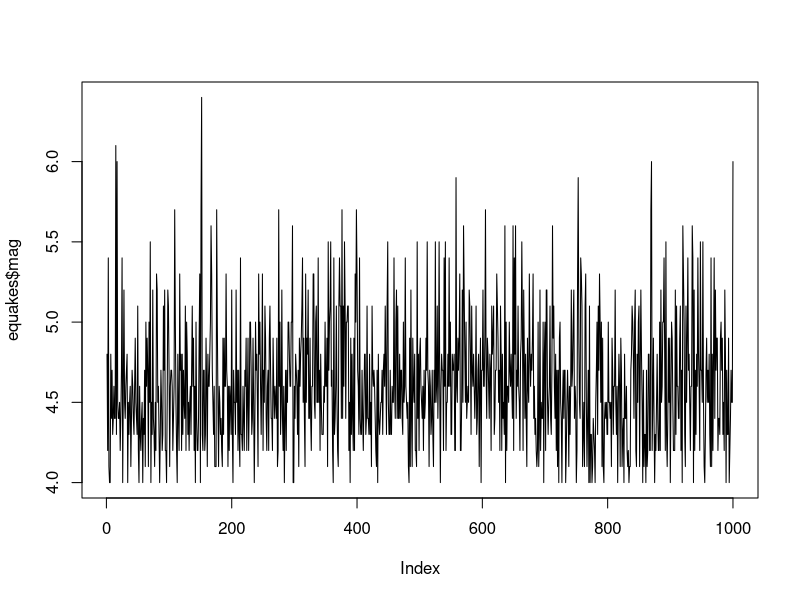
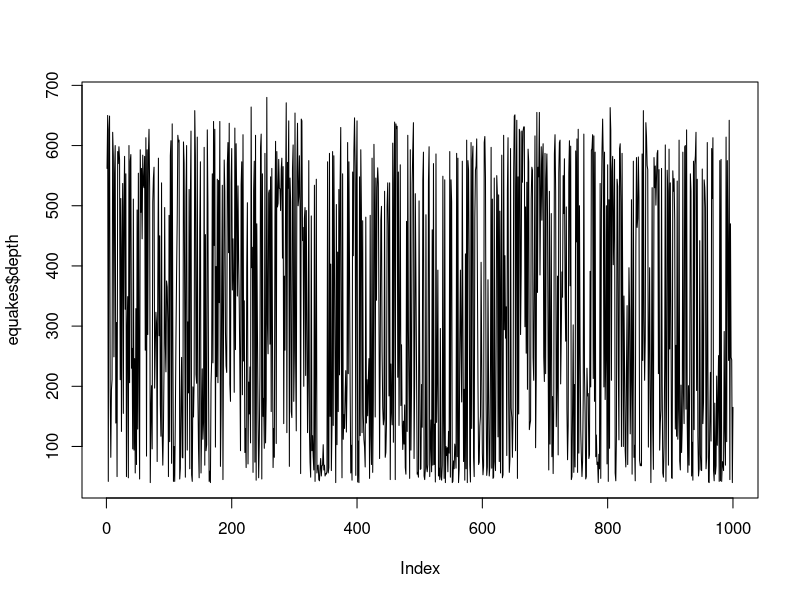
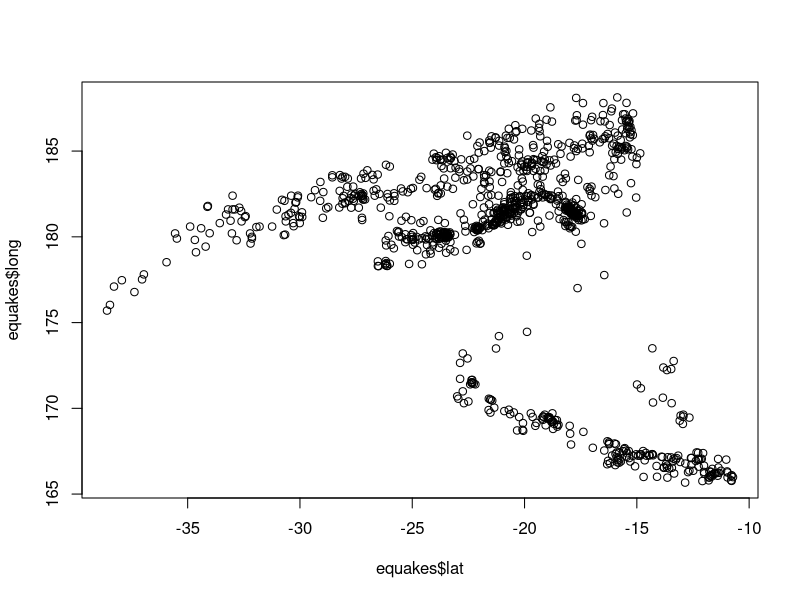
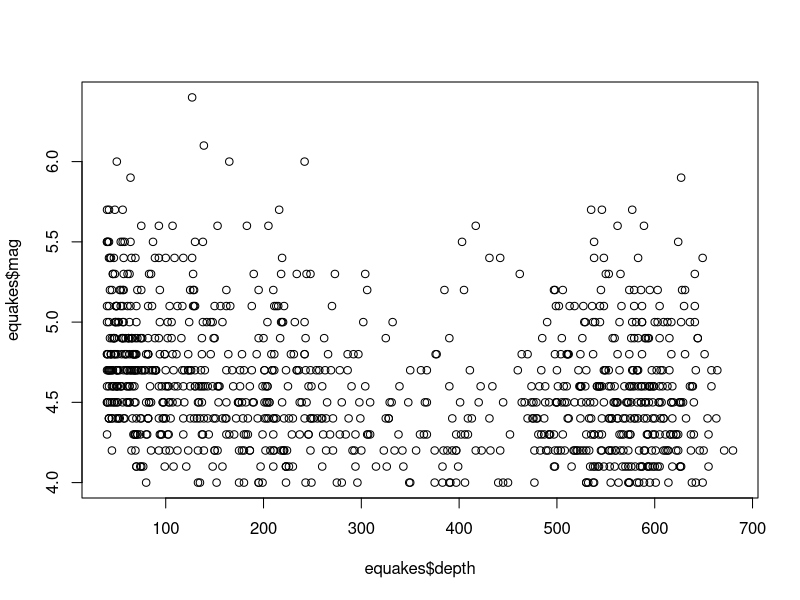
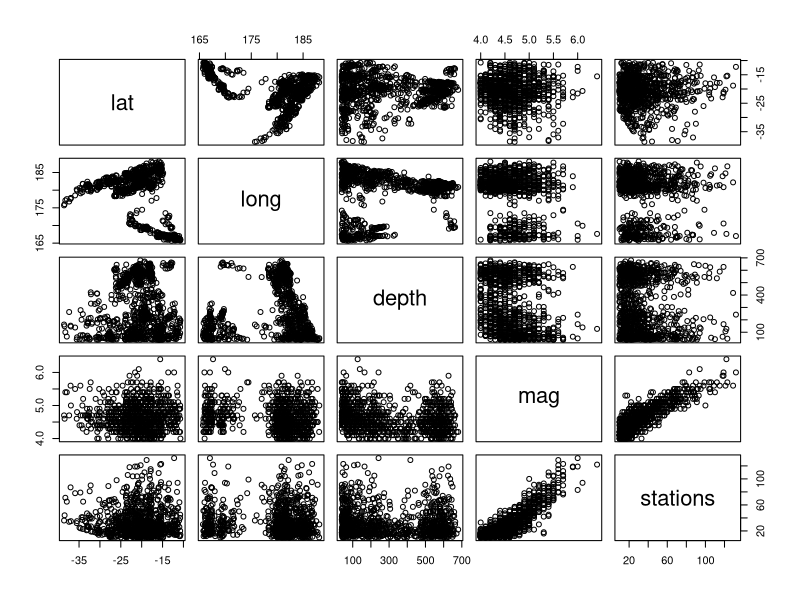
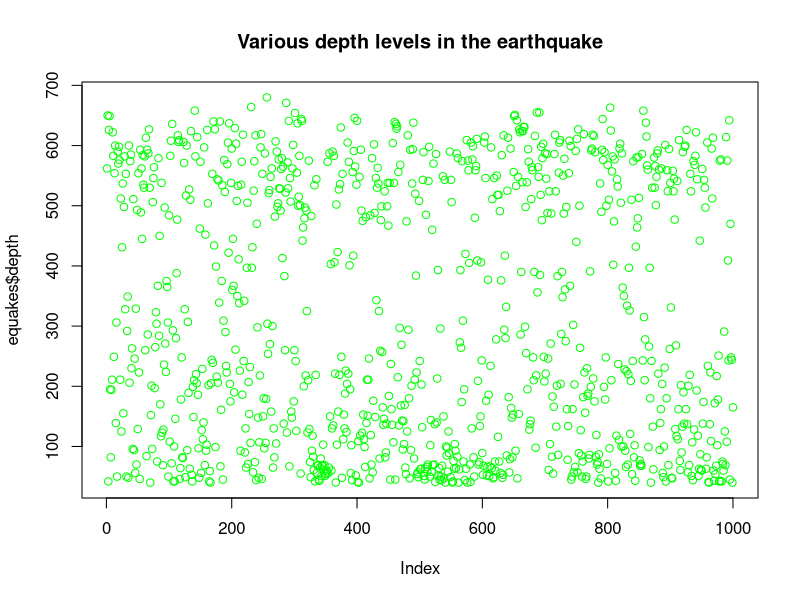
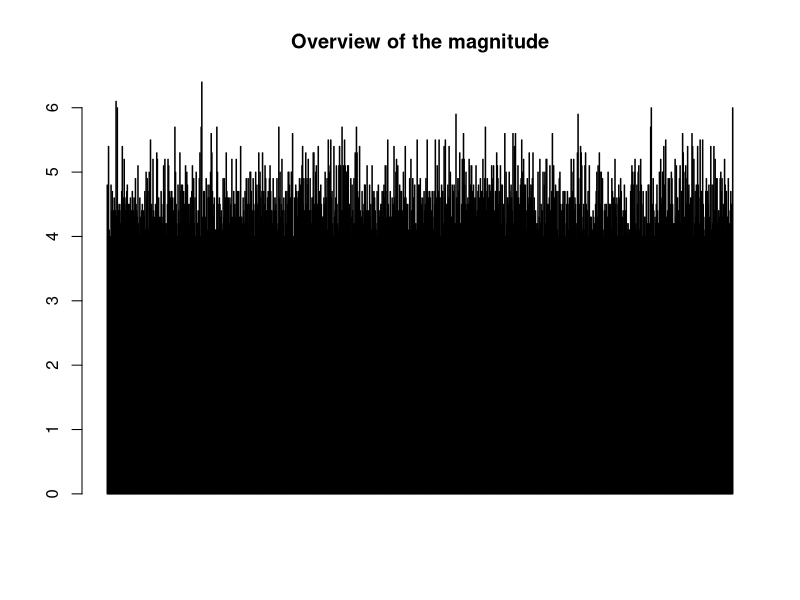
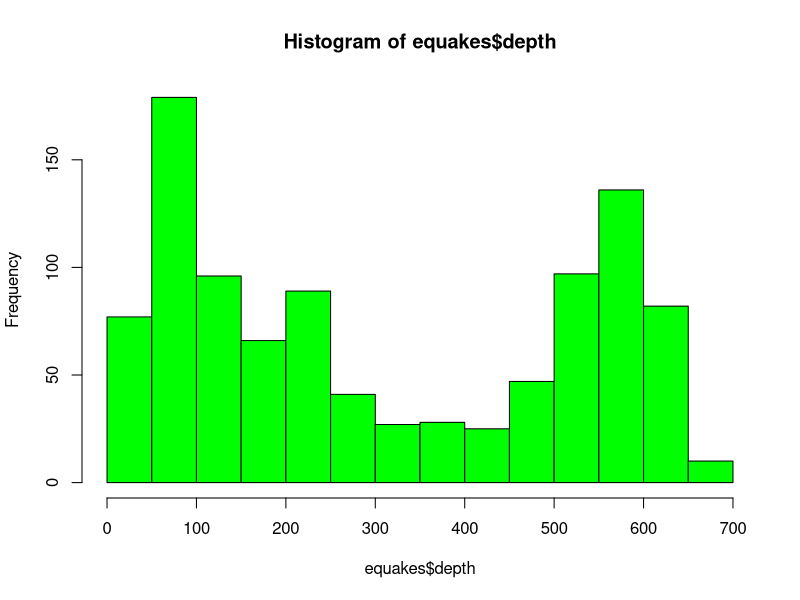

Recreate these plots in R, in order. (Note: this script raises an error after producing the figures.)
###########Descriptive visualization on quakes dataset############

equakes<-datasets::quakes

head(equakes,10) #top 10 rows
tail(equakes,10) #last 10 rows

equakes[,c(1,2)] #all the rows with it's 1st and 2nd column

#---------------------------------------------------------------

#summary()

summary(equakes[,4]) #gives the summarized statistics for all the rows in the 4th column
summary(equakes[,5]) #or summary(equakes$stations),gives the summarized statistics for all the rows in the 5th column      
summary(equakes) ##gives the summarized statistics for the entire equakes dataset

#---------------------------------------------------------------

#plot()

plot(equakes$mag,type='l') #performs line plot for "mag" column->single variable plot
plot(equakes$depth,type='l') #performs line plot for "depth" column
plot(equakes$lat, equakes$long,type='p') #performs point type graph for "lat" versus "long"
plot(equakes$depth, equakes$mag,type='p') #point type graph for depth versus mag column
plot(equakes) #performs scatter plot for the entire dataset
plot(equakes$depth,main='Various depth levels in the earthquake',col='green') 

#---------------------------------------------------------------

#barplot()

barplot(equakes$mag,main='Overview of the magnitude',col='blue',horiz=F)

#---------------------------------------------------------------

#hist()

hist(equakes$depth,col='green')
hist(equakes$mag,col='red')

#---------------------------------------------------------------

#boxplot()

#single boxplot
boxplot(equakes$mag,main='Single boxplot') #boxplot for "mag" column
boxplot.stats(equakes$mag)$out #displays the outliers in "mag" column

#multiple boxplot
boxplot(equakes[,1:5],main='Multiple boxplot') #boxplot for all the rows from 1st to 5th column->multiple boxplot

#----------------------------------------------------------------

#to combine mulitple plots in one window then the following functions are used


par(mfrow=c(3,3), mar=c(2,5,2,1), las=0, bty="o")
plot(equakes$depth)
plot(equakes$lat, equakes$long)
plot(equakes$mag, type="l")
plot(equakes$mag, type="p")
plot(equakes$mag, type="b")

barplot(equakes$stations, main='Overview of the stations',col='red',horiz=T)

hist(equakes$depth)

boxplot(equakes$depth,main='Single boxplot')
boxplot(equakes[,0:5],main='Multiple box plots')

#----------------------------------------------------------------

#to compute std deviation,variance,skewness,kurtosis--->to compute these,use na.rm=T at the end, so as to remove null values in that column
                                                        #because, if null values are present then it gives "NA" as the output
sd(equakes$mag,na.rm=T)
sd(equakes$lat,na.rm=T)

var(equakes$long,na.rm=T)
var(equakes$stations,na.rm=T)

#to find skewness and kurtosis, install "moments" package
skewness(equakes$mag,na.rm=T)

kurtosis(equakes$depth,na.rm=T)

##########---------------------------------------------##########

